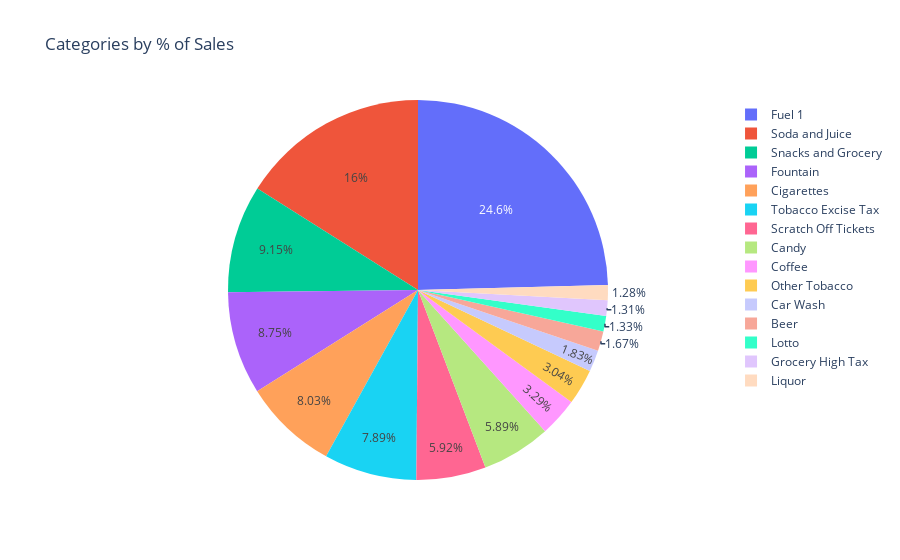

The notebook cell saved with this chart:
### Code cell
import plotly.graph_objects as go

fig = go.Figure(data=[go.Pie(labels=cat_count.index, values=cat_count.values)])
fig.update_layout(title='Categories by % of Sales')
fig.show()

### Figure 1 — Plotly figure (JSON) as saved in the notebook; plotly's stock layout.template omitted (floating-point values rounded to 4 significant figures)
{"data": [{"labels": ["Fuel 1", "Soda and Juice", "Snacks and Grocery", "Fountain", "Cigarettes", "Tobacco Excise Tax", "Scratch Off Tickets", "Candy", "Coffee", "Other Tobacco", "Car Wash", "Beer", "Lotto", "Grocery High Tax", "Liquor"], "type": "pie", "values": [0.2394, 0.1562, 0.08911, 0.08523, 0.07818, 0.07689, 0.05763, 0.05734, 0.03205, 0.02961, 0.01782, 0.01624, 0.01293, 0.01279, 0.0125]}], "layout": {"title": {"text": "Categories by % of Sales"}}}
